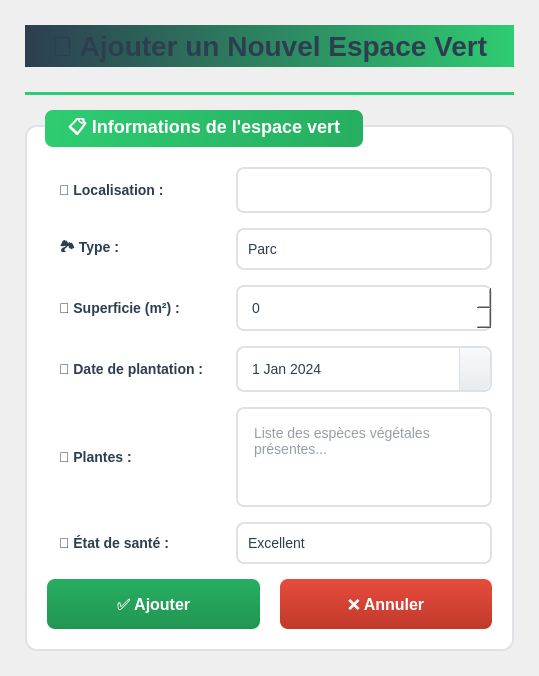
      <widget class="QWidget" name="ajouterEspaceTab">
       <attribute name="title">
        <string>➕ Ajouter Espace</string>
       </attribute>
       <layout class="QVBoxLayout" name="ajouterLayout">
        <property name="spacing">
         <number>15</number>
        </property>
        <property name="margin" stdset="0">
         <number>25</number>
        </property>
        <item>
         <widget class="QLabel" name="ajouterTitleLabel">
          <property name="minimumSize">
           <size>
            <width>300</width>
            <height>40</height>
           </size>
          </property>
          <property name="styleSheet">
           <string notr="true">font-size: 28px; font-weight: bold; color: #2c3e50; margin-bottom: 10px; 
           background: qlineargradient(x1:0, y1:0, x2:1, y2:0, stop:0 #2c3e50, stop:1 #2ecc71);
           -webkit-background-clip: text;
           -webkit-text-fill-color: transparent;
           padding: 5px;</string>
          </property>
          <property name="text">
           <string>🌱 Ajouter un Nouvel Espace Vert</string>
          </property>
          <property name="alignment">
           <set>Qt::AlignmentFlag::AlignCenter</set>
          </property>
         </widget>
        </item>
        <item>
         <widget class="QFrame" name="line_2">
          <property name="styleSheet">
           <string notr="true">background-color: #2ecc71; height: 2px; border: none;</string>
          </property>
          <property name="frameShape">
           <enum>QFrame::Shape::HLine</enum>
          </property>
          <property name="frameShadow">
           <enum>QFrame::Shadow::Sunken</enum>
          </property>
         </widget>
        </item>
        <item>
         <widget class="QGroupBox" name="addEspaceGroup">
          <property name="minimumSize">
           <size>
            <width>0</width>
            <height>450</height>
           </size>
          </property>
          <property name="styleSheet">
           <string notr="true">QGroupBox {
             font-size: 18px;
             font-weight: bold;
             color: #2c3e50;
             border: 2px solid #dee2e6;
             border-radius: 12px;
             margin-top: 15px;
             padding-top: 20px;
             background-color: white;
           }
           QGroupBox::title {
             subcontrol-origin: margin;
             left: 20px;
             padding: 8px 20px 8px 20px;
             background: qlineargradient(x1:0, y1:0, x2:1, y2:0, stop:0 #2ecc71, stop:1 #27ae60);
             color: white;
             border-radius: 8px;
           }</string>
          </property>
          <property name="title">
           <string>📋 Informations de l'espace vert</string>
          </property>
          <layout class="QGridLayout" name="gridLayout">
           <property name="horizontalSpacing">
            <number>20</number>
           </property>
           <property name="verticalSpacing">
            <number>15</number>
           </property>
           <property name="margin" stdset="0">
            <number>20</number>
           </property>
           <item row="0" column="0">
            <widget class="QLabel" name="localisationLabel">
             <property name="minimumSize">
              <size>
               <width>120</width>
               <height>0</height>
              </size>
             </property>
             <property name="styleSheet">
              <string notr="true">font-weight: bold; color: #2c3e50; font-size: 14px; padding: 8px;</string>
             </property>
             <property name="text">
              <string>📍 Localisation :</string>
             </property>
            </widget>
           </item>
           <item row="0" column="1">
            <widget class="QLineEdit" name="localisationInput">
             <property name="minimumSize">
              <size>
               <width>200</width>
               <height>40</height>
              </size>
             </property>
             <property name="styleSheet">
              <string notr="true">QLineEdit {
                padding: 12px;
                border: 2px solid #dee2e6;
                border-radius: 8px;
                font-size: 14px;
                color: #2c3e50;
                background-color: white;
              }
              QLineEdit:focus {
                border: 2px solid #2ecc71;
                background-color: #f8f9fa;
              }</string>
             </property>
            </widget>
           </item>
           <item row="1" column="0">
            <widget class="QLabel" name="typeLabel">
             <property name="minimumSize">
              <size>
               <width>120</width>
               <height>0</height>
              </size>
             </property>
             <property name="styleSheet">
              <string notr="true">font-weight: bold; color: #2c3e50; font-size: 14px; padding: 8px;</string>
             </property>
             <property name="text">
              <string>🏞️ Type :</string>
             </property>
            </widget>
           </item>
           <item row="1" column="1">
            <widget class="QComboBox" name="typeCombo">
             <property name="minimumSize">
              <size>
               <width>200</width>
               <height>40</height>
              </size>
             </property>
             <property name="styleSheet">
              <string notr="true">QComboBox {
                padding: 10px;
                border: 2px solid #dee2e6;
                border-radius: 8px;
                font-size: 14px;
                color: #2c3e50;
                background-color: white;
              }
              QComboBox:focus {
                border: 2px solid #2ecc71;
              }
              QComboBox::drop-down {
                border: none;
                width: 30px;
              }
              QComboBox::down-arrow {
                image: none;
                border-left: 5px solid transparent;
                border-right: 5px solid transparent;
                border-top: 6px solid #2c3e50;
              }
              QComboBox QAbstractItemView {
                border: 2px solid #dee2e6;
                border-radius: 8px;
                background-color: white;
                color: #2c3e50;
                selection-background-color: #2ecc71;
                selection-color: white;
              }</string>
             </property>
             <item>
              <property name="text">
               <string>Parc</string>
              </property>
             </item>
             <item>
              <property name="text">
               <string>Jardin</string>
              </property>
             </item>
             <item>
              <property name="text">
               <string>Square</string>
              </property>
             </item>
             <item>
              <property name="text">
               <string>Forêt urbaine</string>
              </property>
             </item>
            </widget>
           </item>
           <item row="2" column="0">
            <widget class="QLabel" name="superficieLabel">
             <property name="minimumSize">
              <size>
               <width>120</width>
               <height>0</height>
              </size>
             </property>
             <property name="styleSheet">
              <string notr="true">font-weight: bold; color: #2c3e50; font-size: 14px; padding: 8px;</string>
             </property>
             <property name="text">
              <string>📐 Superficie (m²) :</string>
             </property>
            </widget>
           </item>
           <item row="2" column="1">
            <widget class="QSpinBox" name="superficieInput">
             <property name="minimumSize">
              <size>
               <width>200</width>
               <height>40</height>
              </size>
             </property>
             <property name="styleSheet">
              <string notr="true">QSpinBox {
                padding: 12px;
                border: 2px solid #dee2e6;
                border-radius: 8px;
                font-size: 14px;
                color: #2c3e50;
                background-color: white;
              }
              QSpinBox:focus {
                border: 2px solid #2ecc71;
                background-color: #f8f9fa;
              }</string>
             </property>
             <property name="maximum">
              <number>1000000</number>
             </property>
             <property name="singleStep">
              <number>100</number>
             </property>
            </widget>
           </item>
           <item row="3" column="0">
            <widget class="QLabel" name="dateLabel">
             <property name="minimumSize">
              <size>
               <width>120</width>
               <height>0</height>
              </size>
             </property>
             <property name="styleSheet">
              <string notr="true">font-weight: bold; color: #2c3e50; font-size: 14px; padding: 8px;</string>
             </property>
             <property name="text">
              <string>📅 Date de plantation :</string>
             </property>
            </widget>
           </item>
           <item row="3" column="1">
            <widget class="QDateEdit" name="datePlantation">
             <property name="minimumSize">
              <size>
               <width>200</width>
               <height>40</height>
              </size>
             </property>
             <property name="styleSheet">
              <string notr="true">QDateEdit {
                padding: 12px;
                border: 2px solid #dee2e6;
                border-radius: 8px;
                font-size: 14px;
                color: #2c3e50;
                background-color: white;
              }
              QDateEdit::drop-down {
                  subcontrol-origin: padding;
                  subcontrol-position: top right;
                  width: 30px;
                  border-left-width: 1px;
                  border-left-color: #dee2e6;
                  border-left-style: solid;
                  border-top-right-radius: 8px;
                  border-bottom-right-radius: 8px;
                  background: qlineargradient(x1:0, y1:0, x2:0, y2:1, stop:0 #f8f9fa, stop:1 #e9ecef);
              }
              QDateEdit::down-arrow {
                  image: none;
                  border-left: 6px solid transparent;
                  border-right: 6px solid transparent;
                  border-top: 6px solid #2c3e50;
                  width: 0px;
                  height: 0px;
              }
              QDateEdit QCalendarWidget {
                  background-color: white;
                  border: 2px solid #dee2e6;
                  border-radius: 8px;
              }
              QDateEdit QCalendarWidget QToolButton {
                  background: qlineargradient(x1:0, y1:0, x2:0, y2:1, stop:0 #2ecc71, stop:1 #27ae60);
                  color: white;
                  font-weight: bold;
                  border-radius: 6px;
                  padding: 8px;
              }
              QDateEdit QCalendarWidget QToolButton:hover {
                  background: qlineargradient(x1:0, y1:0, x2:0, y2:1, stop:0 #27ae60, stop:1 #229954);
              }
              QDateEdit QCalendarWidget QMenu {
                  background-color: white;
                  color: #2c3e50;
                  border: 2px solid #dee2e6;
                  border-radius: 8px;
              }
              QDateEdit QCalendarWidget QSpinBox {
                  background-color: white;
                  color: #2c3e50;
                  selection-background-color: #2ecc71;
                  border: 1px solid #dee2e6;
                  border-radius: 4px;
              }
              QDateEdit QCalendarWidget QWidget { 
                  alternate-background-color: #f8f9fa;
              }
              QDateEdit QCalendarWidget QAbstractItemView:enabled {
                  background-color: white;
                  color: #2c3e50;
                  selection-background-color: #2ecc71;
                  selection-color: white;
                  border-radius: 4px;
              }
              QDateEdit QCalendarWidget QAbstractItemView:disabled {
                  color: #adb5bd;
              }</string>
             </property>
             <property name="calendarPopup">
              <bool>true</bool>
             </property>
             <property name="date">
              <date>
               <year>2024</year>
               <month>1</month>
               <day>1</day>
              </date>
             </property>
            </widget>
           </item>
           <item row="4" column="0">
            <widget class="QLabel" name="plantesLabel">
             <property name="minimumSize">
              <size>
               <width>120</width>
               <height>0</height>
              </size>
             </property>
             <property name="styleSheet">
              <string notr="true">font-weight: bold; color: #2c3e50; font-size: 14px; padding: 8px;</string>
             </property>
             <property name="text">
              <string>🌿 Plantes :</string>
             </property>
            </widget>
           </item>
           <item row="4" column="1">
            <widget class="QTextEdit" name="plantesInput">
             <property name="minimumSize">
              <size>
               <width>200</width>
               <height>80</height>
              </size>
             </property>
             <property name="maximumSize">
              <size>
               <width>16777215</width>
               <height>100</height>
              </size>
             </property>
             <property name="styleSheet">
              <string notr="true">QTextEdit {
                padding: 12px;
                border: 2px solid #dee2e6;
                border-radius: 8px;
                font-size: 14px;
                color: #2c3e50;
                background-color: white;
              }
              QTextEdit:focus {
                border: 2px solid #2ecc71;
                background-color: #f8f9fa;
              }</string>
             </property>
             <property name="placeholderText">
              <string>Liste des espèces végétales présentes...</string>
             </property>
            </widget>
           </item>
           <item row="5" column="0">
            <widget class="QLabel" name="etatSanteLabel">
             <property name="minimumSize">
              <size>
               <width>120</width>
               <height>0</height>
              </size>
             </property>
             <property name="styleSheet">
              <string notr="true">font-weight: bold; color: #2c3e50; font-size: 14px; padding: 8px;</string>
             </property>
             <property name="text">
              <string>💚 État de santé :</string>
             </property>
            </widget>
           </item>
           <item row="5" column="1">
            <widget class="QComboBox" name="etatSanteCombo">
             <property name="minimumSize">
              <size>
               <width>200</width>
               <height>40</height>
              </size>
             </property>
             <property name="styleSheet">
              <string notr="true">QComboBox {
                padding: 10px;
                border: 2px solid #dee2e6;
                border-radius: 8px;
                font-size: 14px;
                color: #2c3e50;
                background-color: white;
              }
              QComboBox:focus {
                border: 2px solid #2ecc71;
              }
              QComboBox::drop-down {
                border: none;
                width: 30px;
              }
              QComboBox::down-arrow {
                image: none;
                border-left: 5px solid transparent;
                border-right: 5px solid transparent;
                border-top: 6px solid #2c3e50;
              }
              QComboBox QAbstractItemView {
                border: 2px solid #dee2e6;
                border-radius: 8px;
                background-color: white;
                color: #2c3e50;
                selection-background-color: #2ecc71;
                selection-color: white;
              }</string>
             </property>
             <item>
              <property name="text">
               <string>Excellent</string>
              </property>
             </item>
             <item>
              <property name="text">
               <string>Bon</string>
              </property>
             </item>
             <item>
              <property name="text">
               <string>Moyen</string>
              </property>
             </item>
             <item>
              <property name="text">
               <string>Faible</string>
              </property>
             </item>
             <item>
              <property name="text">
               <string>Critique</string>
              </property>
             </item>
            </widget>
           </item>
           <item row="6" column="0" colspan="2">
            <layout class="QHBoxLayout" name="horizontalLayout_2">
             <property name="spacing">
              <number>20</number>
             </property>
             <item>
              <widget class="QPushButton" name="ajouterBtn">
               <property name="minimumSize">
                <size>
                 <width>140</width>
                 <height>50</height>
                </size>
               </property>
               <property name="styleSheet">
                <string notr="true">QPushButton {
                  background: qlineargradient(x1:0, y1:0, x2:0, y2:1, stop:0 #27ae60, stop:1 #219653);
                  color: white;
                  padding: 15px 35px;
                  border: none;
                  border-radius: 8px;
                  font-weight: bold;
                  font-size: 16px;
                }
                QPushButton:hover {
                  background: qlineargradient(x1:0, y1:0, x2:0, y2:1, stop:0 #219653, stop:1 #1e8449);
                  transform: translateY(-2px);
                }
                QPushButton:pressed {
                  background: qlineargradient(x1:0, y1:0, x2:0, y2:1, stop:0 #1e8449, stop:1 #196f3d);
                  transform: translateY(0px);
                }</string>
               </property>
               <property name="text">
                <string>✅ Ajouter</string>
               </property>
              </widget>
             </item>
             <item>
              <widget class="QPushButton" name="annulerBtn">
               <property name="minimumSize">
                <size>
                 <width>140</width>
                 <height>50</height>
                </size>
               </property>
               <property name="styleSheet">
                <string notr="true">QPushButton {
                  background: qlineargradient(x1:0, y1:0, x2:0, y2:1, stop:0 #e74c3c, stop:1 #c0392b);
                  color: white;
                  padding: 15px 35px;
                  border: none;
                  border-radius: 8px;
                  font-weight: bold;
                  font-size: 16px;
                }
                QPushButton:hover {
                  background: qlineargradient(x1:0, y1:0, x2:0, y2:1, stop:0 #c0392b, stop:1 #a93226);
                  transform: translateY(-2px);
                }
                QPushButton:pressed {
                  background: qlineargradient(x1:0, y1:0, x2:0, y2:1, stop:0 #a93226, stop:1 #922b21);
                  transform: translateY(0px);
                }</string>
               </property>
               <property name="text">
                <string>❌ Annuler</string>
               </property>
              </widget>
             </item>
            </layout>
           </item>
          </layout>
         </widget>
        </item>
       </layout>
      </widget>
